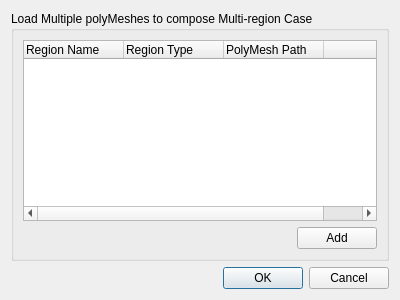
<?xml version="1.0" encoding="UTF-8"?>
<ui version="4.0">
 <class>PolyMeshesDialog</class>
 <widget class="QDialog" name="PolyMeshesDialog">
  <property name="geometry">
   <rect>
    <x>0</x>
    <y>0</y>
    <width>400</width>
    <height>300</height>
   </rect>
  </property>
  <property name="windowTitle">
   <string>Select PolyMeshes</string>
  </property>
  <layout class="QVBoxLayout" name="verticalLayout">
   <item>
    <widget class="QGroupBox" name="groupBox">
     <property name="title">
      <string>Load Multiple polyMeshes to compose Multi-region Case</string>
     </property>
     <layout class="QVBoxLayout" name="verticalLayout_2">
      <property name="bottomMargin">
       <number>0</number>
      </property>
      <item>
       <widget class="QTreeWidget" name="polyMeshes">
        <property name="verticalScrollMode">
         <enum>QAbstractItemView::ScrollPerItem</enum>
        </property>
        <property name="indentation">
         <number>0</number>
        </property>
        <property name="columnCount">
         <number>4</number>
        </property>
        <attribute name="headerVisible">
         <bool>true</bool>
        </attribute>
        <column>
         <property name="text">
          <string>Region Name</string>
         </property>
        </column>
        <column>
         <property name="text">
          <string>Region Type</string>
         </property>
        </column>
        <column>
         <property name="text">
          <string>PolyMesh Path</string>
         </property>
        </column>
        <column>
         <property name="text">
          <string> </string>
         </property>
        </column>
       </widget>
      </item>
      <item>
       <widget class="QWidget" name="widget" native="true">
        <layout class="QHBoxLayout" name="horizontalLayout">
         <property name="leftMargin">
          <number>0</number>
         </property>
         <property name="topMargin">
          <number>0</number>
         </property>
         <property name="rightMargin">
          <number>0</number>
         </property>
         <item>
          <spacer name="horizontalSpacer">
           <property name="orientation">
            <enum>Qt::Horizontal</enum>
           </property>
           <property name="sizeHint" stdset="0">
            <size>
             <width>40</width>
             <height>20</height>
            </size>
           </property>
          </spacer>
         </item>
         <item>
          <widget class="QPushButton" name="add">
           <property name="text">
            <string>Add</string>
           </property>
          </widget>
         </item>
        </layout>
       </widget>
      </item>
     </layout>
    </widget>
   </item>
   <item>
    <widget class="QDialogButtonBox" name="buttonBox">
     <property name="orientation">
      <enum>Qt::Horizontal</enum>
     </property>
     <property name="standardButtons">
      <set>QDialogButtonBox::Cancel|QDialogButtonBox::Ok</set>
     </property>
    </widget>
   </item>
  </layout>
 </widget>
 <resources/>
 <connections>
  <connection>
   <sender>buttonBox</sender>
   <signal>accepted()</signal>
   <receiver>PolyMeshesDialog</receiver>
   <slot>accept()</slot>
   <hints>
    <hint type="sourcelabel">
     <x>248</x>
     <y>254</y>
    </hint>
    <hint type="destinationlabel">
     <x>157</x>
     <y>274</y>
    </hint>
   </hints>
  </connection>
  <connection>
   <sender>buttonBox</sender>
   <signal>rejected()</signal>
   <receiver>PolyMeshesDialog</receiver>
   <slot>reject()</slot>
   <hints>
    <hint type="sourcelabel">
     <x>316</x>
     <y>260</y>
    </hint>
    <hint type="destinationlabel">
     <x>286</x>
     <y>274</y>
    </hint>
   </hints>
  </connection>
 </connections>
</ui>
